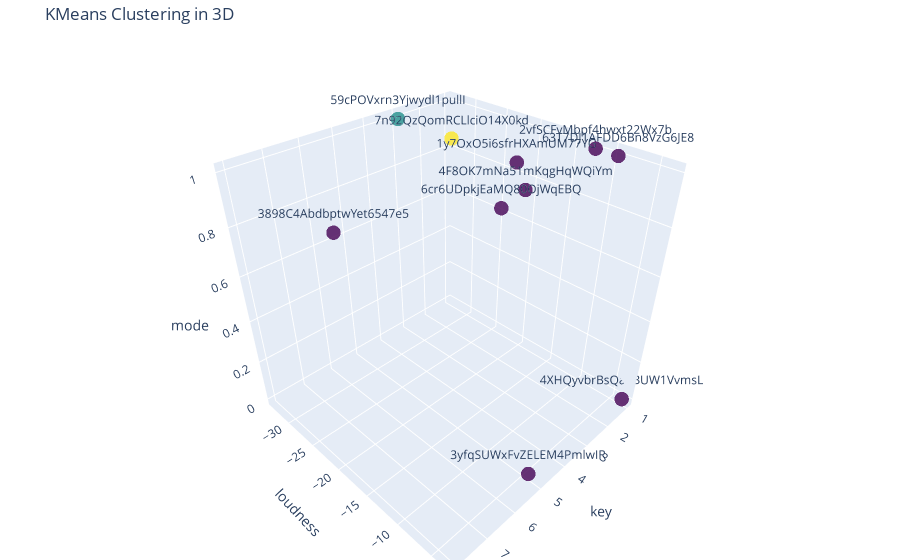

Notebook code for this chart:
### Code cell
import plotly.graph_objects as go

# Create a 3D scatter plot
fig = go.Figure(data=[go.Scatter3d(
    x=three_features_df.iloc[:, 0],  # X-axis
    y=three_features_df.iloc[:, 1],  # Y-axis
    z=three_features_df.iloc[:, 2],  # Z-axis
    mode='markers',  # Show data points as markers
    marker=dict(
        color=my_3d_kmeans.labels_,  # Color by KMeans labels
        colorscale='Viridis',  # Use the 'Viridis' color scale
        size=5,  # Marker size
        opacity=0.8  # Marker opacity
    )
)])

# Annotate the data points with their index or a label
fig = go.Figure(data=[go.Scatter3d(
    x=three_features_df.iloc[:, 0],  # X-axis
    y=three_features_df.iloc[:, 1],  # Y-axis
    z=three_features_df.iloc[:, 2],  # Z-axis
    mode='markers+text',  # Show markers and text labels
    text=three_features_df.index.astype(str),  # Use index (or another label column) for annotations
    marker=dict(
        color=my_3d_kmeans.labels_,  # Color by KMeans labels
        colorscale='Viridis',  # Use the 'Viridis' color scale
        size=5,  # Marker size
        opacity=0.8  # Marker opacity
    ),
    textposition='top center',  # Position the text above the markers
)])

# Update layout with axis labels and title
fig.update_layout(
    title='KMeans Clustering in 3D',
    scene=dict(
        xaxis_title=three_features_df.columns[0],  # Label for X-axis
        yaxis_title=three_features_df.columns[1],  # Label for Y-axis
        zaxis_title=three_features_df.columns[2]   # Label for Z-axis
    ),
    margin=dict(l=0, r=0, b=0, t=40)  # Adjust the margins as needed
)

# Show the plot
fig.show()

### Figure 1 — Plotly figure (JSON) as saved in the notebook; plotly's stock layout.template omitted (floating-point values rounded to 4 significant figures)
{"data": [{"marker": {"color": [0, 0, 0, 0, 0, 0, 0, 0, 1, 2], "colorscale": [[0, "#440154"], [0.1111, "#482878"], [0.2222, "#3e4989"], [0.3333, "#31688e"], [0.4444, "#26828e"], [0.5556, "#1f9e89"], [0.6667, "#35b779"], [0.7778, "#6ece58"], [0.8889, "#b5de2b"], [1, "#fde725"]], "opacity": 0.8, "size": 5}, "mode": "markers+text", "text": ["4XHQyvbrBsQaaBUW1VvmsL ", "3yfqSUWxFvZELEM4PmlwIR ", "1y7OxO5i6sfrHXAmUM77YG ", "3898C4AbdbptwYet6547e5 ", "63T7DJ1AFDD6Bn8VzG6JE8 ", "6cr6UDpkjEaMQ80OjWqEBQ ", "4F8OK7mNa51mKqgHqWQiYm ", "2vfSCFvMbpf4hwxt22Wx7b ", "59cPOVxrn3Yjwydl1pullI ", "7n92QzQomRCLlciO14X0kd "], "textposition": "top center", "type": "scatter3d", "x": [1, 5, 3, 8, 1, 5, 4, 1, 3, 3], "y": [-3.383, -4.244, -15.5, -16.79, -9.267, -10.02, -10.87, -12.02, -33.5, -24.7], "z": [0, 0, 1, 1, 1, 1, 1, 1, 1, 1]}], "layout": {"margin": {"b": 0, "l": 0, "r": 0, "t": 40}, "scene": {"xaxis": {"title": {"text": "key"}}, "yaxis": {"title": {"text": "loudness"}}, "zaxis": {"title": {"text": "mode"}}}, "title": {"text": "KMeans Clustering in 3D"}}}
